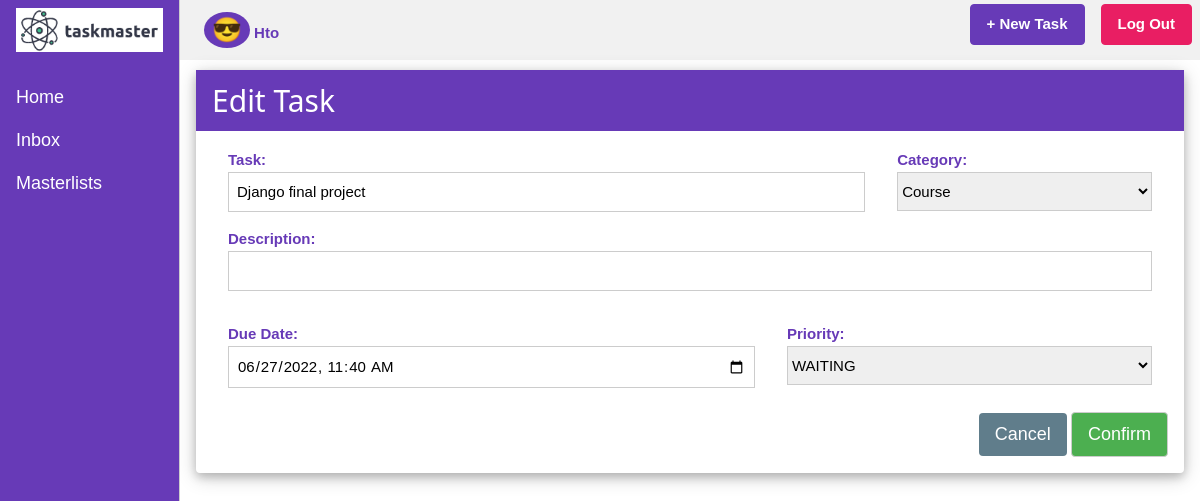
/taskmaster/task/3/update/ (signed in), run on an earlier commit of the app's database.
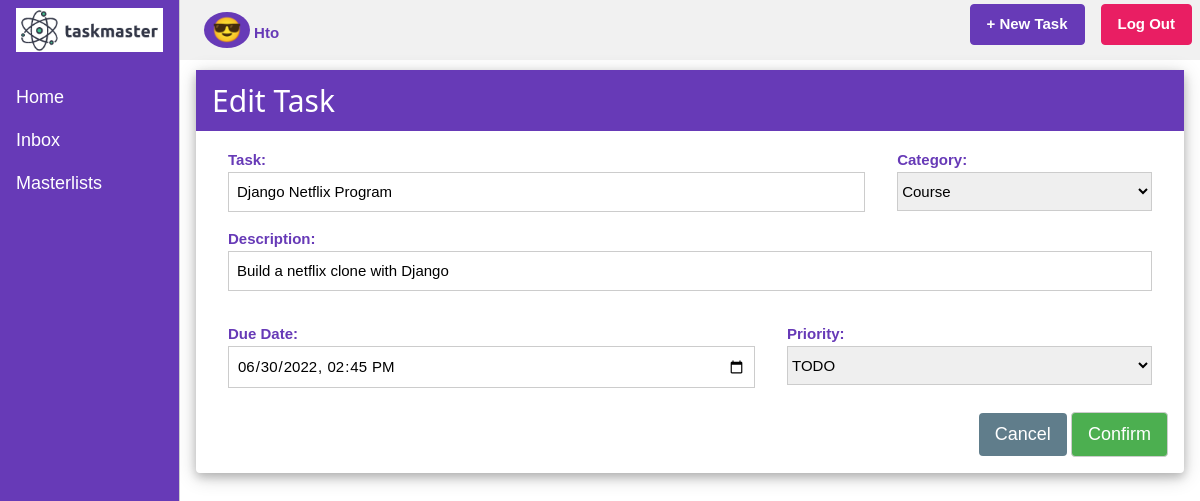
And on a later commit of the database.
### taskmaster/models.py (models this page shows, shortened)
class Item(models.Model):
    class Priority(models.TextChoices):
        P1 = "!", _('WAITING')
        P2 = "!!", _('TODO')
        P3 = "!!!", _('URGENT')
    todolist = models.ForeignKey(ToDoList, on_delete=models.CASCADE)
    name = models.CharField(max_length=200)
    priority = models.CharField(max_length=3, choices=Priority.choices, default=Priority.P1)
    created_at = models.DateTimeField(auto_now=True)
    description = models.CharField(max_length=200, null=True, blank=True)
    due_date = models.DateTimeField(null=True)
    complete = models.BooleanField(default="False")

### taskmaster/views.py (the view)
# urls.py: path('task/<int:pk>/update/', views.TaskUpdateView.as_view(), name="task_update"),
class TaskUpdateView(LoginRequiredMixin, UpdateView):
    model = Item
    form_class = ItemForm
    success_url = reverse_lazy('taskmaster:inbox')
    def get_form_kwargs(self):
        kwargs = super().get_form_kwargs()
        kwargs['user'] = self.request.user
        return kwargs

### taskmaster/forms.py
class ItemForm(forms.ModelForm):
    class Meta:
        model = Item
        fields = ['name', 'description', 'due_date', 'todolist', 'priority']
    def __init__(self, *args, **kwargs):
        user = kwargs.pop('user', None)
        super().__init__(*args, **kwargs)
        self.fields['todolist'].queryset = self.fields['todolist'].queryset.filter(user=user)

### taskmaster/models.py (called while the page is built)
    def __str__(self):
        return self.name

### taskmaster/templates/taskmaster/item_form.html (shortened to what this page needs)
{% extends 'taskmaster/base.html' %}
{% load widget_tweaks %}
{% block pagename %}
	<span class="w3-badge w3-xlarge w3-deep-purple">
        😎
    </span>
    <span class="w3-text-deep-purple">
        <b>{{user.username|capfirst}}</b>
    </span>
{% endblock pagename %}
{% block content %}
<div class="w3-card-4 w3-round" >
	<div class="w3-deep-purple">
		{% if item %}
			<h2 class="w3-padding">Edit Task</h2>
		{% else %}
			<h2 class="w3-padding">Create New Task</h2>
		{% endif %}
	</div>
	<form method="post" class="w3-container">
		<div class="w3-cell-row w3">
			<div class="w3-cell w3-padding" style="width:70%;">
				<label class="w3-text-deep-purple"><b>Task:</b></label>
				{{form.name | add_class:"w3-input w3-border"}}
			</div>
			<div class="w3-cell w3-padding">
			<label class="w3-text-deep-purple"><b>Category:</b></label>
			{{form.todolist | add_class:"w3-select w3-border"}}
		</div>
		</div>
		<div class="w3-padding">
			<label class="w3-text-deep-purple"><b>Description:</b></label>
			{{form.description | add_class:"w3-input w3-border"}}
		</div>
		<div class="w3-cell-row w3-section">
			<div class="w3-cell w3-padding">
				<label class="w3-text-deep-purple"><b>Due Date:</b></label>
				{% render_field form.due_date type="datetime-local" class+="w3-input w3-border" %}
			</div>
			<div class="w3-cell w3-padding">
				<label class="w3-text-deep-purple"><b>Priority:</b></label>
				{{form.priority | add_class:"w3-select w3-border"}}
			</div>
		</div>
		<div class="w3-right w3-margin-bottom">
			<a href="{% url 'taskmaster:master' %}" class="w3-button w3-blue-grey w3-hover-purple w3-large w3-round">Cancel</a>
			{% if item %}
				<button class="w3-button w3-green w3-border w3-hover-purple w3-large w3-round"  type="submit">Confirm</button>
			{% else %}
				<button class="w3-button w3-green w3-border w3-hover-purple w3-large w3-round"  type="submit">Add New Task</button>
			{% endif %}
		</div>
	</form>
</div>
{% endblock %}

What changed in the data, as far as the page shows it:
changed Item "Course": name "Django final project" → "Django Netflix Program"; description (not shown) → "Build a netflix clone with Django"; due_date "06/27/2022 11:40" → "06/30/2022 14:45"; priority "WAITING" → "TODO"
